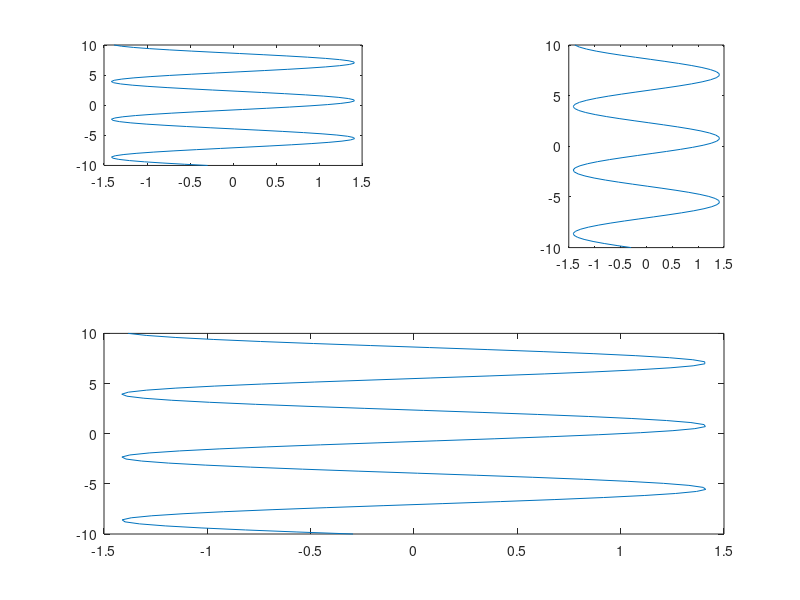

Recreate this plot in MATLAB.
close all;
x= linspace(-10,10);
y= linspace(-10,10);
z=sin(x)+cos(y);

figure;
hold on;
subplot(3,2,1);
plot(z,x);
plot(z,y);

subplot(2,1,2);
plot(z,x);
plot(z,y);

subplot(2,3,3);
plot(z,x);
plot(z,y);